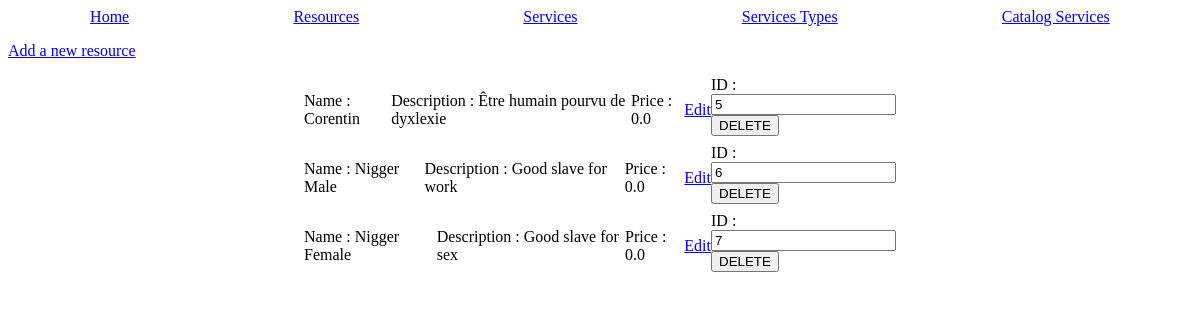
Before: /resources with the older database file.
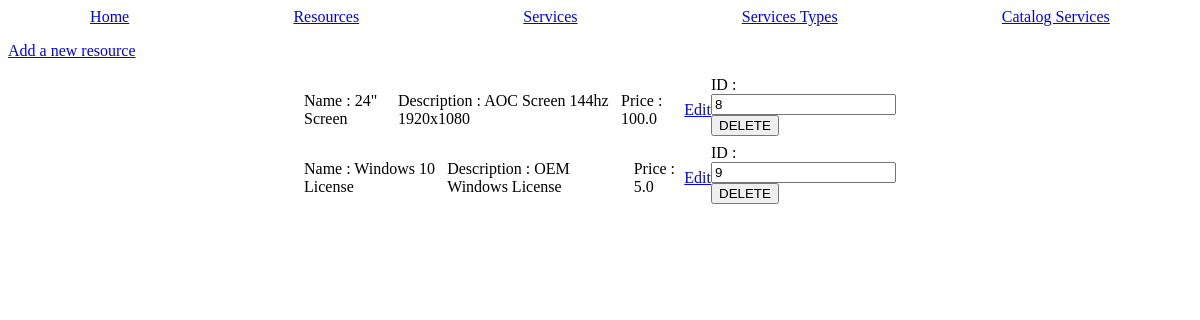
After: the same page with the newer database file.
### tables this page shows
CREATE TABLE "resources" (
	"id"	INTEGER,
	"desc"	TEXT NOT NULL,
	"price"	REAL NOT NULL,
	"name"	TEXT NOT NULL,
	PRIMARY KEY("id" AUTOINCREMENT)
);

### main.py (the view, shortened to what this page needs)
@app.route('/resources', methods = ['POST', 'GET'])
def resources():
    data_resources = utils.getRowsFromDb('SELECT * from resources');
    return render_template('resources.html.jinja', data=data_resources);

### utils.py (called while the page is built)
def dictFactory(cursor, row) -> dict:
    d = {};
    for idx, col in enumerate(cursor.description):
        d[col[0]] = row[idx];
    return d;

def connectDb(path : str = 'db/db.db') -> sqlite3.Connection:
    db = None;
    try:
        db = sqlite3.connect(path);
        db.row_factory = dictFactory;
    except Exception as err:
        flash("Can't connect do database " + str(err), 'error');
    return db;

def getRowsFromDb(request : str, values : tuple = None) -> dict:
    elementsFromDb : dict = None
    try:
        db = connectDb();
        cursor = db.cursor();
        if(type(values) is tuple):
            elementsFromDb = cursor.execute(request, values).fetchall();
        else:
            elementsFromDb = cursor.execute(request).fetchall();
        db.close();
    except Exception as err:
        flash("Can't execute SQL request " + str(err), 'error')
    return elementsFromDb;

### templates/resources.html.jinja (shortened to what this page needs)
{% extends "base.html.jinja" %}
{% block content %}
<a href="/add-resource"><p>Add a new resource</p></a>
{% if data|length > 0 %}
    {% for resource in data %}
        <div class="item">
            <div>
                <p>Name : {{ resource['name'] }}</p>
            </div>
            <div>
                <p>Description : {{ resource['desc'] }}</p>
            </div>
            <div>
                <p>Price : {{ resource['price'] }}</p>
            </div>
            <div>
                <a href="resource/{{resource['id']}}"><span>Edit</span></a>
            </div>
            <form action="/resources" method="POST" class="add-form">
                <label for="id">ID :</label>
                <input name="id" readonly value="{{resource['id']}}">
                <input type="submit" name="delete_resource" value="DELETE">
            </form>
        </div>
    {% endfor %}
{% else %}
<p>No resource at all, you can create one.</p>
{% endif %}
{% endblock %}

### templates/base.html.jinja (shortened to what this page needs)
<!DOCTYPE html>
<html lang="en">
<head>
    <link href={{url_for('static', filename="css/style.css")}} rel="stylesheet">
</head>
<body>
    <header>
        <div id="top-banner">
            <div>
                <a href="/"><span>Home</span></a>
            </div>
            <div>
                <a href="/resources">Resources</a>
            </div>
            <div>
                <a href="/services">Services</a>
            </div>
            <div>
                <a href="/services-types">Services Types</a>
            </div>
            <div>
                <a href="/catalog-services">Catalog Services</a>
            </div>
        </div>
    </header>
    <main>
        {% block content %}{% endblock %}
    </main>
</body>
</html>

### static/css/style.css (style rules this page uses)
#top-banner { display: flex; width: 100%; }
#top-banner > div { margin: auto; }
.item { display: flex; flex-direction: row; width: 50%; margin-left: auto; margin-right: auto; }
.item > div { margin: auto; }
.add-form > * { display: block; }

Changed rows visible on the page:
removed resources: name "Corentin", desc "Être humain pourvu de dyxlexie", price "0.0", id "5"
removed resources: name "Nigger Male", desc "Good slave for work", price "0.0", id "6"
removed resources: name "Nigger Female", desc "Good slave for sex", price "0.0", id "7"
added resources: name "24\" Screen", desc "AOC Screen 144hz 1920x1080", price "100.0", id "8"
added resources: name "Windows 10 License", desc "OEM Windows License", price "5.0", id "9"
